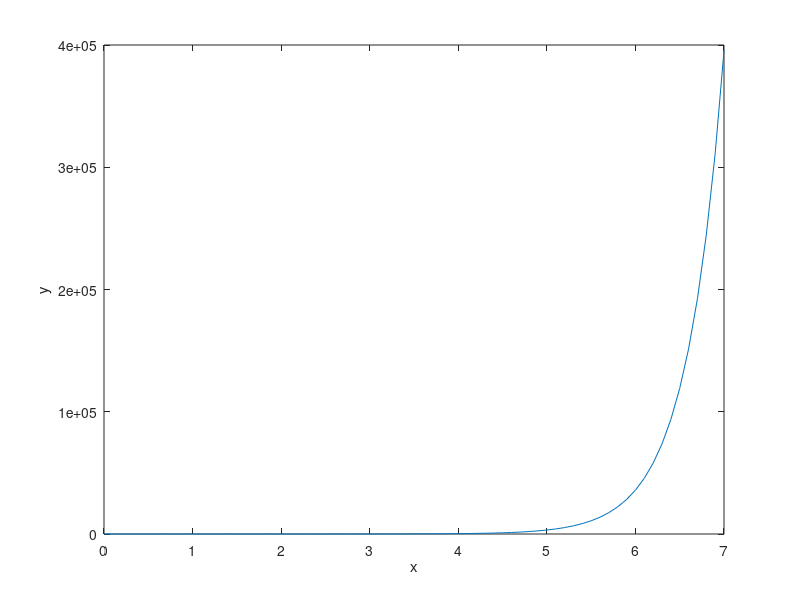

MATLAB code to generate this figure:
close all
clear all
clc
%parameters
h=0.1;
xfinal=7;
a= 2.4;
%Equation after linearization
f= @(x,y)a*y;
y= 0.02;
x=0:h:7;
for i=1:ceil(xfinal/h)
    x(i+1)=x(i)+h;
    k1=f(x(i),y(i));
    k2=f(x(i)+0.5*h,y(i)+0.5*k1*h);
    k3=f(x(i)+0.5*h,y(i)+0.5*k2*h);
    k4=f(x(i)+ h,y(i)+ k3*h);
    y(i+1)=y(i)+h/6*(k1 + 2*k2 + 2*k3 + k4);
end
 %plot
 plot(x,y)
 xlabel('x')
 ylabel('y')